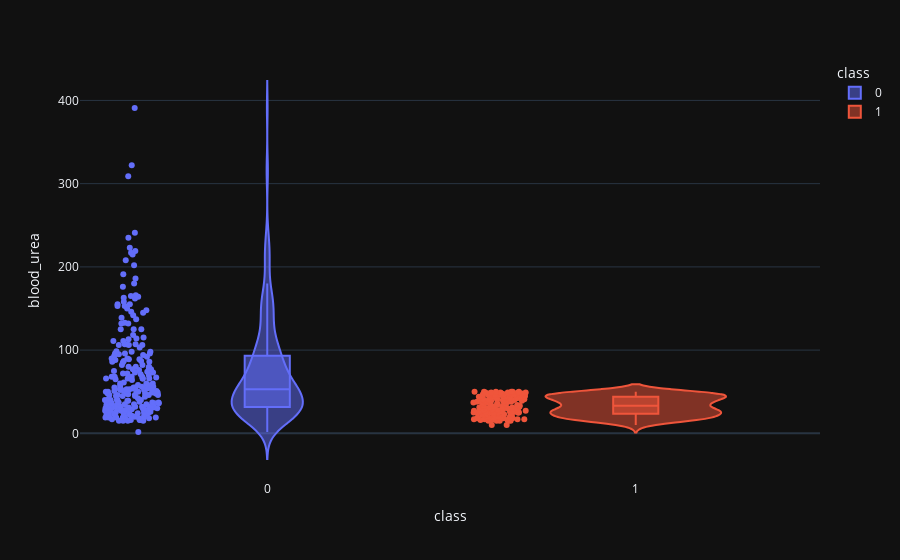

Notebook code cell kept with this figure:
### Markdown cell above
Sodium levels for **both classes peak around 140-145**, with **class 1** showing a **slightly higher concentration** at the peak** compared to class 0.

### Code cell
violin ('blood_urea')

### Figure 1 — Plotly figure (JSON) as saved in the notebook; plotly's stock layout.template omitted (floating-point values rounded to 4 significant figures; data arrays with more than 128 entries replaced by an {"elided": "..."} marker saying what was removed)
{"data": [{"alignmentgroup": "True", "box": {"visible": true}, "hovertemplate": "class=%{x}<br>blood_urea=%{y}<extra></extra>", "legendgroup": "0", "marker": {"color": "#636efa"}, "name": "0", "offsetgroup": "0", "orientation": "v", "points": "all", "scalegroup": "True", "showlegend": true, "type": "violin", "x": {"elided": "250 int values"}, "x0": " ", "xaxis": "x", "y": {"elided": "250 float values"}, "y0": " ", "yaxis": "y"}, {"alignmentgroup": "True", "box": {"visible": true}, "hovertemplate": "class=%{x}<br>blood_urea=%{y}<extra></extra>", "legendgroup": "1", "marker": {"color": "#EF553B"}, "name": "1", "offsetgroup": "1", "orientation": "v", "points": "all", "scalegroup": "True", "showlegend": true, "type": "violin", "x": {"elided": "150 int values"}, "x0": " ", "xaxis": "x", "y": {"elided": "150 int values"}, "y0": " ", "yaxis": "y"}], "layout": {"autosize": true, "legend": {"title": {"text": "class"}, "tracegroupgap": 0}, "margin": {"t": 60}, "violinmode": "overlay", "xaxis": {"anchor": "y", "autorange": true, "categoryarray": [0, 1], "categoryorder": "array", "domain": [0, 1], "range": [-0.5064, 1.5], "title": {"text": "class"}, "type": "linear"}, "yaxis": {"anchor": "x", "autorange": true, "domain": [0, 1], "range": [-56.08, 448.6], "title": {"text": "blood_urea"}, "type": "linear"}}}
